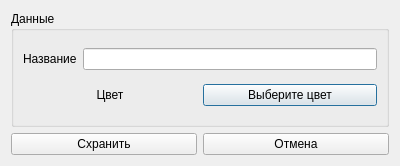
<?xml version="1.0" encoding="UTF-8"?>
<ui version="4.0">
 <class>addEditTaskDialog</class>
 <widget class="QDialog" name="addEditTaskDialog">
  <property name="geometry">
   <rect>
    <x>0</x>
    <y>0</y>
    <width>400</width>
    <height>166</height>
   </rect>
  </property>
  <property name="windowTitle">
   <string>Dialog</string>
  </property>
  <layout class="QVBoxLayout" name="verticalLayout_2">
   <item>
    <widget class="QGroupBox" name="groupBox">
     <property name="title">
      <string>Данные</string>
     </property>
     <layout class="QVBoxLayout" name="verticalLayout">
      <item>
       <layout class="QHBoxLayout" name="horizontalLayout_3">
        <item>
         <widget class="QLabel" name="label">
          <property name="text">
           <string>Название</string>
          </property>
         </widget>
        </item>
        <item>
         <widget class="QLineEdit" name="lineEdit"/>
        </item>
       </layout>
      </item>
      <item>
       <layout class="QHBoxLayout" name="horizontalLayout_2">
        <item>
         <widget class="QLabel" name="colorLabel">
          <property name="text">
           <string>Цвет</string>
          </property>
          <property name="alignment">
           <set>Qt::AlignCenter</set>
          </property>
         </widget>
        </item>
        <item>
         <widget class="QPushButton" name="colorButton">
          <property name="text">
           <string>Выберите цвет</string>
          </property>
         </widget>
        </item>
       </layout>
      </item>
     </layout>
    </widget>
   </item>
   <item>
    <layout class="QHBoxLayout" name="horizontalLayout">
     <item>
      <widget class="QPushButton" name="saveButton">
       <property name="text">
        <string>Схранить</string>
       </property>
      </widget>
     </item>
     <item>
      <widget class="QPushButton" name="cancelButton">
       <property name="text">
        <string>Отмена</string>
       </property>
      </widget>
     </item>
    </layout>
   </item>
  </layout>
 </widget>
 <resources/>
 <connections/>
</ui>
